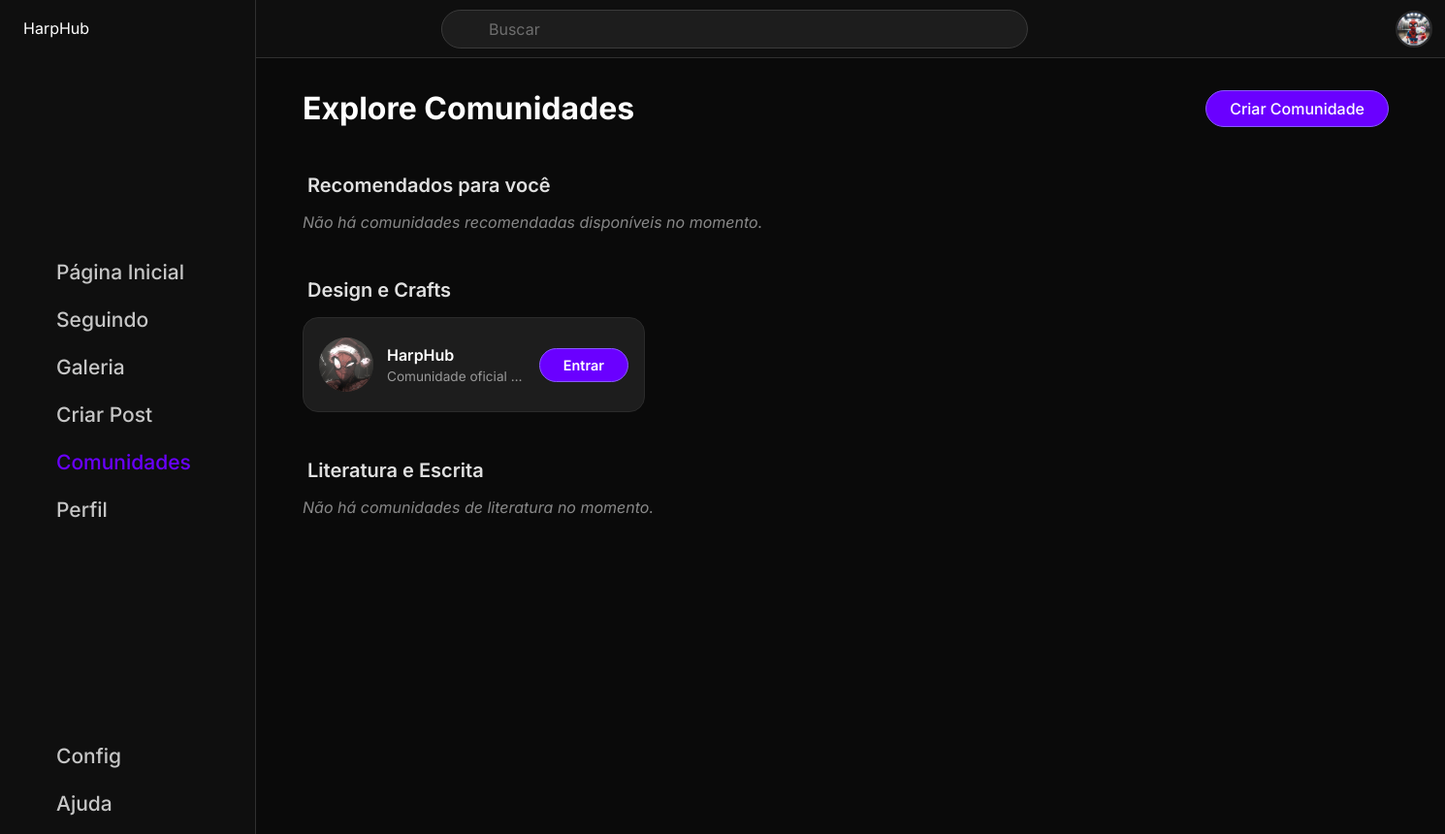
The page /PHP/explorar_comunidades.php (signed in) on the database its author committed.
### tables this page shows
CREATE TABLE IF NOT EXISTS `comunidades` (
  `id` int NOT NULL AUTO_INCREMENT,
  `nome` varchar(100) NOT NULL,
  `descricao` text,
  `imagem` varchar(255) DEFAULT NULL,
  `dono_id` int NOT NULL,
  `privacidade` enum('publica','privada') DEFAULT 'publica',
  `data_criacao` datetime DEFAULT CURRENT_TIMESTAMP,
  `tipo_comunidade` enum('Design','Crafts','literatura','escrita') DEFAULT NULL,
  PRIMARY KEY (`id`),
  KEY `dono_id` (`dono_id`)
);

### PHP/explorar_comunidades.php (the view, shortened to what this page needs)
<?php
require "conexao.php";
$userId = $_SESSION['user_id'];
$sql = "SELECT
            C.*,
            (SELECT COUNT(1) FROM comunidade_membros WHERE comunidade_id = C.id AND usuario_id = ?) > 0 AS is_member
        FROM comunidades C";
$stmt = $conn->prepare($sql);
$stmt->bind_param("i", $userId);
$stmt->execute();
$result = $stmt->get_result();
$comunidades = [];
if ($result->num_rows > 0) {
  while ($cat = $result->fetch_assoc()) {
    $comunidades[] = $cat;
  }
}
$user_avatar = !empty($_SESSION['avatar']) ? $_SESSION['avatar'] : '../images/profile.png';
?>
<!DOCTYPE html>
<html lang="pt-br">
<head>
  <link rel="stylesheet" href="../Styles/comunidade.css">
  <link rel="stylesheet" href="../Styles/global.css">
  <link rel="stylesheet" href="https://cdnjs.cloudflare.com/ajax/libs/font-awesome/7.0.1/css/all.min.css" />
  <link rel='stylesheet' href='https://cdn-uicons.flaticon.com/3.0.0/uicons-bold-rounded/css/uicons-bold-rounded.css'>
  <link rel='stylesheet' href='https://cdn-uicons.flaticon.com/3.0.0/uicons-regular-rounded/css/uicons-regular-rounded.css'>
  <link rel='stylesheet' href='https://cdn-uicons.flaticon.com/3.0.0/uicons-regular-straight/css/uicons-regular-straight.css'>
  <link rel='stylesheet' href='https://cdn-uicons.flaticon.com/3.0.0/uicons-solid-straight/css/uicons-solid-straight.css'>
</head>
<body>
  <header>
    <div class="search-container">
      <div class="search-bar-wrapper">
        <input type="search" id="search-bar" class="search-bar" name="query" placeholder="Buscar">
      </div>
    </div>
    <div class="nav-user">
      <ul>
        <li><a href="notificacoes.php"><i class="fi fi-rs-bell"></i></a></li>
        <li><span><img src="../images/avatares/Users/<?php echo htmlspecialchars($user_avatar); ?>"
              alt="Avatar do usuário"></span></li>
      </ul>
    </div>
  </header>
  <main>
    <nav class="nav-side" id="menu">
      <div class="logotipo"><span>Harp</span>Hub</div>
      <ul class="pages">
        <li><a  href="UsuarioLogado.php?feed=foryou"><i class="fi fi-br-home"></i>Página Inicial</a>
        </li>
        <li><a href="UsuarioLogado.php?feed=seguindo"><i class="fi fi-br-user-add"></i>Seguindo</a></li>
        <li><a href="Galeria.php"><i class="fi fi-br-picture"></i>Galeria</a></li>
        <li><a href="EnviarArquivos.php"><i class="fi fi-br-pencil"></i>Criar Post</a></li>
        <li><a class="selecionado" href="explorar_comunidades.php"><i class="fi fi-br-users"></i>Comunidades</a></li>
        <li><a href="perfil.php"><i class="fi fi-br-portrait"></i>Perfil</a></li>
      </ul>
      <div class="tools">
        <ul>
          <li><a href="config.php"><i class="fi fi-rr-settings"></i>Config</a></li>
          <li><a href="ajuda.php"><i class="fi fi-rr-info"></i>Ajuda</a></li>
        </ul>
      </div>
    </nav>
    <section class="comunidade-main">
      <div class="header-comunidade">
        <div class="titulo-page">
           <h1>Explore Comunidades</h1>
        </div>
        <a href="criar_comunidade_form.php" class="btn-criar-comunidade">Criar Comunidade</a>
      </div>
      <h2 class="section-title">Recomendados para você</h2>
      <div class="comunidades-grid">
        <?php
        $itemRecomendado = 0;
            ?>
            <?php
        if ($itemRecomendado === 0) {
          echo "<p class='no-results'>Não há comunidades recomendadas disponíveis no momento.</p>";
        }
        ?>
      </div>
      <h2 class="section-title">Design e Crafts</h2>
      <div class="comunidades-grid">
        <?php
        foreach ($comunidades as $cat):
          if (!empty($cat['imagem']) && $cat['tipo_comunidade'] === 'Design' || $cat['tipo_comunidade'] === 'Crafts'):
            $is_member = $cat['is_member'] ?? false;
            $button_text = $is_member ? 'Sair' : 'Entrar';
            $button_class = $is_member ? 'btn-sair' : 'btn-entrar';
            ?>
            <div class="comunidade-card">
              <div class="card-img">
                <img src="../images/avatares/Comunidades/<?php echo htmlspecialchars($cat['imagem']) ?>" alt="Avatar">
              </div>
              <div class="card-info">
                <h3>
                  <?php if (isset($cat['privacidade']) && $cat['privacidade'] === 'publica'): ?>
                    <a href="sobre-comunidade.php?id=<?= $cat['id'] ?>"><?php echo htmlspecialchars($cat['nome']); ?></a>
                  <?php else: ?>
                    <?php echo htmlspecialchars($cat['nome']); ?>
                  <?php endif; ?>
                </h3>
                <p><?php echo htmlspecialchars($cat['descricao']) ?></p>
              </div>
              <div class="card-action">
                <button class="<?= htmlspecialchars($button_class) ?>" data-comunidade-id="<?= $cat['id'] ?>">
                  <?= htmlspecialchars($button_text) ?>
                </button>
              </div>
            </div>
            <?php
          endif;
        endforeach;
        ?>
      </div>
      <h2 class="section-title">Literatura e Escrita</h2>
      <div class="comunidades-grid">
        <?php
        $itemLiteratura = 0;
            ?>
            <?php
        if ($itemLiteratura === 0) {
          echo "<p class='no-results'>Não há comunidades de literatura no momento.</p>";
        }
        ?>
      </div>
    </section>
  </main>
</body>
</html>

### Styles/comunidade.css (style rules this page uses)
body { background-color: #0A0A0A !important; color: #fff !important; overflow-x: hidden; font-family: 'Inter', sans-serif; }
.comunidade-main { margin-top: 60px; margin-left: 264px; padding: 2rem 3rem; width: auto; min-height: 100vh; background-color: #0A0A0A; }
.header-comunidade { display: flex; align-items: center; justify-content: space-between; width: 70rem; margin-bottom: 3rem; }
.titulo-page { display: flex; align-items: center; }
.header-comunidade h1 { font-size: 2rem; font-weight: 700; color: #fff; margin: 0; }
.btn-criar-comunidade { display: inline-flex; align-items: center; justify-content: center; border-radius: 2rem; padding: 0.5rem 1.5rem; font-size: 1rem; font-weight: 500; text-decoration: none; cursor: pointer; transition: 0.3s; background-color: #6A00FF; border: 1px solid #8859ff; color: #fff; margin-left: auto; }
.section-title { font-family: 'Inter', sans-serif; font-size: 1.25rem; font-weight: 600; color: #E0E0E0; margin-bottom: 1rem; margin-top: 2rem; padding-left: 5px; }
.comunidades-grid { display: grid; grid-template-columns: repeat(auto-fill, 353px); gap: 1.5rem; margin-bottom: 3rem; justify-content: start; }
.no-results { color: #888; grid-column: 1 / -1; font-style: italic; }
.comunidade-card { width: 353px; height: 98px; box-sizing: border-box; background-color: #1D1D1D; border: 1px solid #2B2B2B; border-radius: 16px; padding: 12px 16px; display: flex; align-items: center; justify-content: space-between; gap: 14px; transition: transform 0.2s ease, border-color 0.2s; }
.card-img { flex-shrink: 0; }
.card-img img { width: 56px; height: 56px; border-radius: 50%; object-fit: cover; display: block; background-color: #333; }
.card-info { display: flex; flex-direction: column; justify-content: center; flex-grow: 1; min-width: 0; height: 100%; }
.card-info h3 { margin: 0 0 4px 0; font-family: 'Inter', sans-serif; font-size: 1rem; font-weight: 600; color: #fff; white-space: nowrap; overflow: hidden; text-overflow: ellipsis; }
.card-info h3 a { color: inherit; text-decoration: none; }
.card-info p { margin: 0; font-family: 'Inter', sans-serif; font-size: 0.85rem; color: #999; white-space: nowrap; overflow: hidden; text-overflow: ellipsis; }
.card-action { flex-shrink: 0; }
.btn-entrar { background-color: #6A00FF; border: 1px solid #8859ff; color: #fff; border-radius: 2rem; padding: 0.5rem 1.5rem; font-size: 0.9rem; font-weight: 600; cursor: pointer; transition: all 0.3s; text-transform: capitalize; font-family: 'Inter', sans-serif; }

### rows shown on the page
comunidades: imagem (picture), nome "HarpHub", descricao "Comunidade oficial…", button_text "Entrar"
